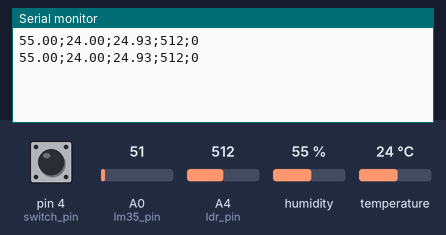
A sketch run on a simulated Arduino Uno, built with avr-gcc and run on an emulated ATmega328P. On the bench: the last lines printed to the serial monitor. Inputs (shaded band) come from the test bench; at power-on: humidity 55 %, A0 (lm35_pin) = 51, A4 (ldr_pin) = 512, pin 4 (switch_pin) HIGH, temperature 24 °C.

Above: at 2.8 s.
2.9 s: humidity set to 22 %
At 4.6 s:
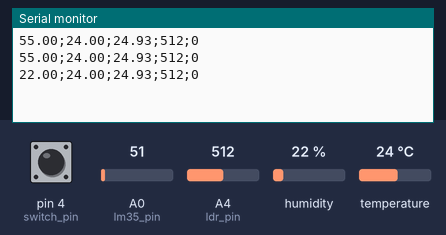
5.6 s: A0 (lm35_pin) set to 61
At 7.0 s:
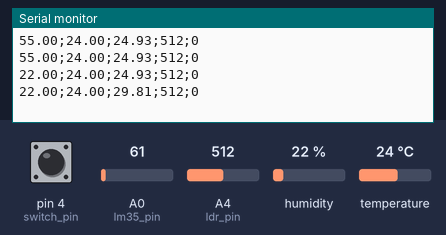
8.3 s: A4 (ldr_pin) set to 716
At 10.7 s:
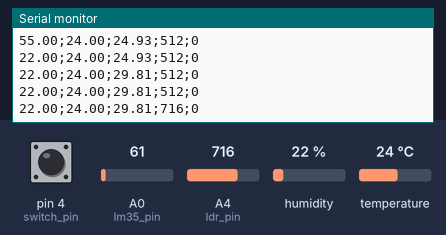
11.0 s: pin 4 (switch_pin) pulled LOW for 2.35 s
At 13.1 s:
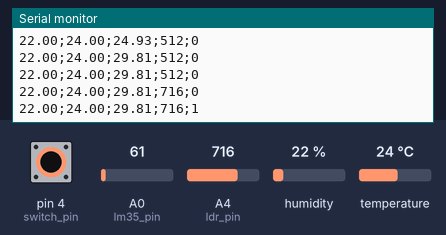
14.8 s: temperature set to 12 °C
At 16.8 s:
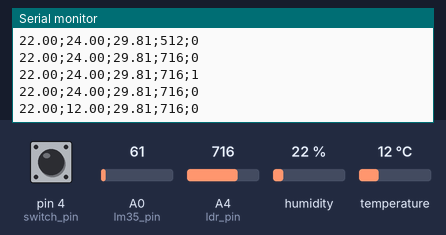
17.5 s: A0 (lm35_pin) set to 71
At 19.2 s:
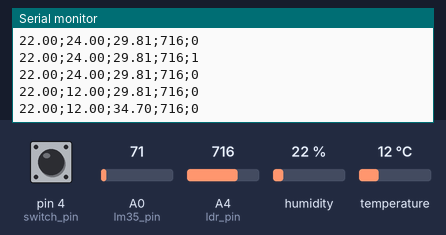
Timing chart, 0 to 20.7 s (numbered marks = the images above; inputs shaded):
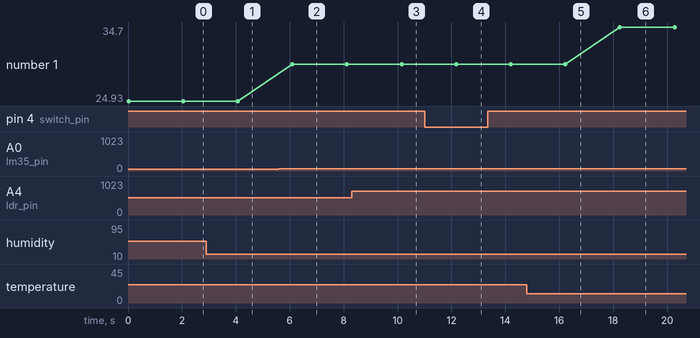

The sketch:

sketch_MELVS.ino
```cpp
#include "DHT.h"
#define dht_type DHT11 //define qual o tipo de sensor DHTxx que se está utilizando
/**
* Configurações iniciais sobre os sensores
* DHT11, LM35, LDR5 e TCRT5000
*/
int dht_pin = A2; //SENSOR DHT11 - SENSOR AZUL
DHT dht_1 = DHT(dht_pin, dht_type); //pode-se configurar diversos sensores DHTxx
int lm35_pin = A0, leitura_lm35 = 0;//SENSOR LM35 - SENSOR PRETO
float temperatura;
int ldr_pin = A4, leitura_ldr = 0;//SENSOR LDR - SENSOR DE LUMINOSIDADE
int switch_pin = 4;//SENSOR TCRT5000 - SENSOR
void setup()
{
Serial.begin(9600);
dht_1.begin();
pinMode(switch_pin, INPUT);
}
void loop()
{
/**
* Bloco do DHT11
*/
float umidade = dht_1.readHumidity();
float temperatura = dht_1.readTemperature();
if (isnan(temperatura) or isnan(umidade))
{
Serial.println("Erro ao ler o DHT");
}
else
{
Serial.print(umidade);
Serial.print(";");
Serial.print(temperatura);
Serial.print(";");
}
/**
 * * Bloco do LM35
*/
leitura_lm35 = analogRead(lm35_pin);
temperatura = leitura_lm35 * (5.0/1023) * 100;
Serial.print(temperatura);
Serial.print(";");
/**
* Bloco do LDR5
*/
leitura_ldr = analogRead(ldr_pin);
Serial.print(leitura_ldr);
Serial.print(";");
/**
* Bloco do TCRT5000
*/
if(digitalRead(switch_pin) == LOW){
Serial.println(1);
}
else {
Serial.println(0);
}
delay(2000);
}
```

Measured:
- after the input at 2.9 s, the serial monitor: prints a new line after 1.2 s (image 1)
- after the input at 5.6 s, the serial monitor: prints a new line after 0.50 s (image 2)
- after the input at 8.3 s, the serial monitor: prints a new line after 1.8 s (image 3)
- after the input at 11.0 s, the serial monitor: prints a new line after 1.2 s (image 4)
- after the input at 14.8 s, the serial monitor: prints a new line after 1.4 s (image 5)
- after the input at 17.5 s, the serial monitor: prints a new line after 0.75 s (image 6)
- plotted number 1: 24.93 → 29.81 after the input at 5.6 s, 29.81 → 34.7 after the input at 17.5 s
